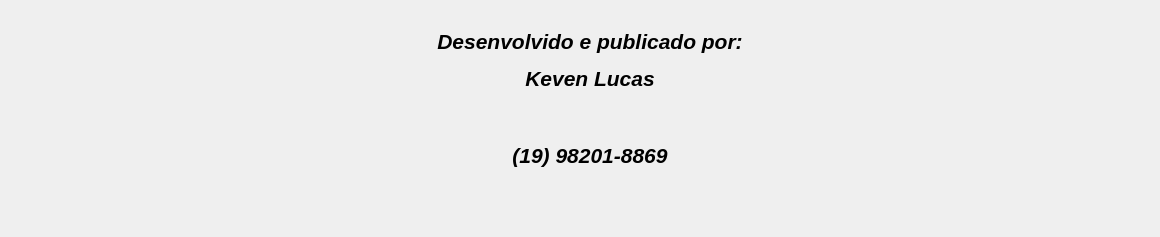
      <widget class="QWidget" name="pg_contato">
       <layout class="QGridLayout" name="gridLayout_19">
        <item row="0" column="0">
         <widget class="QFrame" name="frame_pg_contato">
          <property name="frameShape">
           <enum>QFrame::NoFrame</enum>
          </property>
          <property name="frameShadow">
           <enum>QFrame::Raised</enum>
          </property>
          <layout class="QGridLayout" name="gridLayout_20">
           <item row="0" column="0">
            <spacer name="horizontalSpacer_7">
             <property name="orientation">
              <enum>Qt::Horizontal</enum>
             </property>
             <property name="sizeHint" stdset="0">
              <size>
               <width>408</width>
               <height>20</height>
              </size>
             </property>
            </spacer>
           </item>
           <item row="0" column="2">
            <spacer name="horizontalSpacer_8">
             <property name="orientation">
              <enum>Qt::Horizontal</enum>
             </property>
             <property name="sizeHint" stdset="0">
              <size>
               <width>388</width>
               <height>20</height>
              </size>
             </property>
            </spacer>
           </item>
           <item row="0" column="1">
            <widget class="QFrame" name="frame_desenvolvido">
             <property name="sizePolicy">
              <sizepolicy hsizetype="Expanding" vsizetype="Expanding">
               <horstretch>0</horstretch>
               <verstretch>0</verstretch>
              </sizepolicy>
             </property>
             <property name="maximumSize">
              <size>
               <width>16777215</width>
               <height>204</height>
              </size>
             </property>
             <property name="frameShape">
              <enum>QFrame::NoFrame</enum>
             </property>
             <property name="frameShadow">
              <enum>QFrame::Raised</enum>
             </property>
             <layout class="QVBoxLayout" name="verticalLayout_18">
              <item>
               <widget class="QLabel" name="label_desenvolvido">
                <property name="styleSheet">
                 <string notr="true">QLabel {
    color: black;
    text-align: center; /* Centraliza o texto horizontalmente */
    vertical-align: middle; /* Centraliza o texto verticalmente */

}

</string>
                </property>
                <property name="text">
                 <string>&lt;html&gt;&lt;head/&gt;&lt;body&gt;&lt;p align=&quot;center&quot;&gt;&lt;span style=&quot; font-size:16pt; font-weight:600; font-style:italic;&quot;&gt;Desenvolvido e publicado por:&lt;/span&gt;&lt;/p&gt;&lt;p align=&quot;center&quot;&gt;&lt;span style=&quot; font-size:16pt; font-weight:600; font-style:italic;&quot;&gt;Keven Lucas&lt;/span&gt;&lt;/p&gt;&lt;p align=&quot;center&quot;&gt;&lt;br/&gt;&lt;/p&gt;&lt;p align=&quot;center&quot;&gt;&lt;span style=&quot; font-size:16pt; font-weight:600; font-style:italic;&quot;&gt;(19) 98201-8869&lt;/span&gt;&lt;/p&gt;&lt;/body&gt;&lt;/html&gt;</string>
                </property>
               </widget>
              </item>
             </layout>
            </widget>
           </item>
           <item row="1" column="1">
            <spacer name="verticalSpacer">
             <property name="orientation">
              <enum>Qt::Vertical</enum>
             </property>
             <property name="sizeHint" stdset="0">
              <size>
               <width>20</width>
               <height>40</height>
              </size>
             </property>
            </spacer>
           </item>
          </layout>
         </widget>
        </item>
       </layout>
      </widget>
